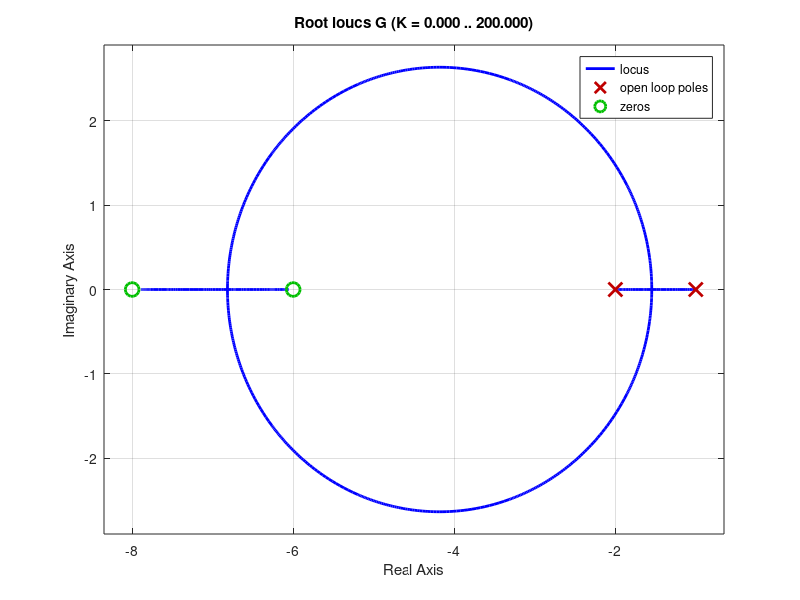

Reproduce this figure in MATLAB.
%Root Locus of 1 + KH(s)G(s) = 0, H(s) = 1

%Plant Open Loop Transfer Function

G= tf([1 14 48],[1 3 2]);

%G= tf([a2 a1 a0],[b2 b1 b0]);

%num = [1]; den = conv([1 0],conv([1 3],[1 6 20]));
%G = tf(num,den); 

%Draw Root Locus
G
rlocus(G);
grid on; 